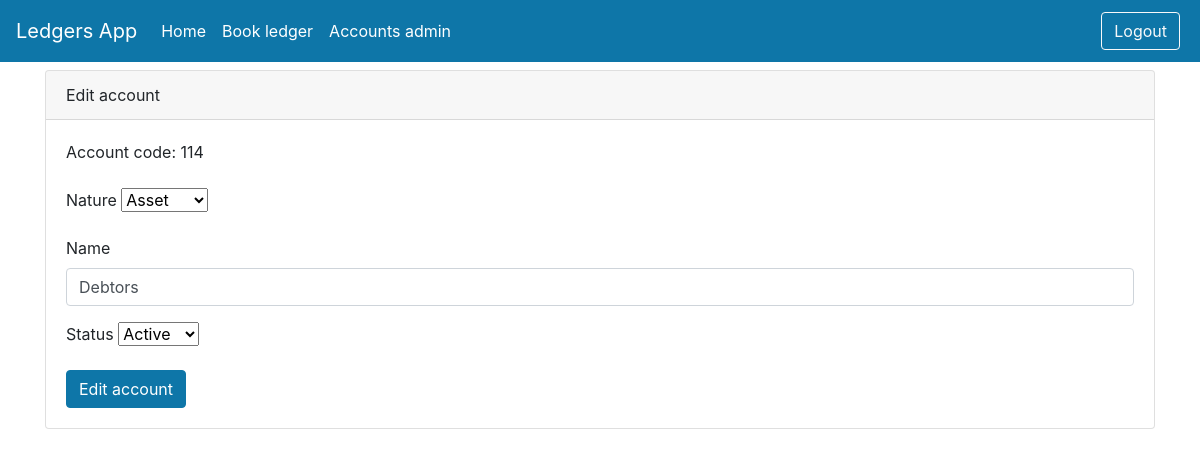
The app's page /accounts/edit_account/114 with its own data.
### models.py (models this page shows)
class Accounts(Base):
    __tablename__ = 'accounts'
    id = Column(Integer, primary_key=True)
    name = Column(String)
    nature = Column(String) #Indicates the nature: assets, liabilities, equity
    status = Column(Boolean, default=True) #Indicates if it's active or inactive

### routers/accounts.py (the view)
@router.get("/edit_account/{account_id}", response_class=HTMLResponse)
async def edit_account_landing(request: Request, account_id: int, db: db_dependency):
    account = db.query(Accounts).filter(Accounts.id == account_id).first()
    return templates.TemplateResponse("edit_account.html", {"request":request, "account": account})

### templates/edit_account.html (shortened to what this page needs)
{% include 'layout.html' %}
<div class="container">
    <div class="card">
        <div class="card-header">
            Edit account
        </div>
        <div class="card-body">
            <form method="POST" id="my-form">
                <div class="form-group">
                    <label>Account code: {{account.id}}</label>
                </div>
                <div class="form-group">
                    <label>Nature</label>
                    <select  name='nature'>
                        <option {% if account.nature == "Asset" %} selected="selected" {% endif %}>Asset</option>
                    </select>
                </div>
                <div class="form-group">
                    <label>Name</label>
                    <input type="text" class="form-control" name="name" value="{{account.name}}"required>
                </div>
                <div class="form-group">
                    <label>Status</label>
                    <select  name='account_status'>
                        <option {% if account.status %} selected="selected" {% endif %}>Active</option>
                    </select>
                </div>
                <button type="submit" class="btn btn-primary">Edit account</button>
            </form>
        </div>
    </div>
</div>

### static/ledgers/css/base.css (style rules this page uses)
body { background: #fafafa; color: #33333a; padding-top: 70px; }

### records on screen
Accounts: id "114", nature "Asset", name "Debtors", account_status "Active"
